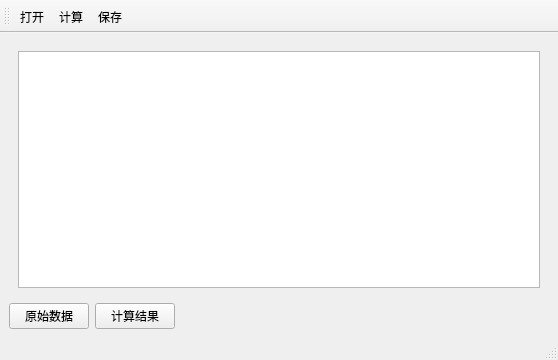
<?xml version="1.0" encoding="UTF-8"?>
<ui version="4.0">
 <class>MainWindow</class>
 <widget class="QMainWindow" name="MainWindow">
  <property name="geometry">
   <rect>
    <x>0</x>
    <y>0</y>
    <width>558</width>
    <height>360</height>
   </rect>
  </property>
  <property name="windowTitle">
   <string>MainWindow</string>
  </property>
  <widget class="QWidget" name="centralwidget">
   <layout class="QVBoxLayout" name="verticalLayout">
    <item>
     <widget class="QStackedWidget" name="stackedWidget">
      <property name="currentIndex">
       <number>1</number>
      </property>
      <widget class="QWidget" name="pagedata">
       <layout class="QHBoxLayout" name="horizontalLayout_2">
        <item>
         <widget class="QTableWidget" name="tableWidget">
          <attribute name="horizontalHeaderVisible">
           <bool>false</bool>
          </attribute>
          <attribute name="verticalHeaderVisible">
           <bool>false</bool>
          </attribute>
          <row>
           <property name="text">
            <string>新建行</string>
           </property>
          </row>
          <row>
           <property name="text">
            <string>新建行</string>
           </property>
          </row>
         </widget>
        </item>
       </layout>
      </widget>
      <widget class="QWidget" name="pagecount">
       <layout class="QHBoxLayout" name="horizontalLayout_3">
        <item>
         <widget class="QTextBrowser" name="textBrowser"/>
        </item>
       </layout>
      </widget>
     </widget>
    </item>
    <item>
     <layout class="QHBoxLayout" name="horizontalLayout" stretch="1,1,6">
      <item>
       <widget class="QPushButton" name="pushButton">
        <property name="text">
         <string>原始数据</string>
        </property>
       </widget>
      </item>
      <item>
       <widget class="QPushButton" name="pushButton_2">
        <property name="text">
         <string>计算结果</string>
        </property>
       </widget>
      </item>
      <item>
       <spacer name="horizontalSpacer">
        <property name="orientation">
         <enum>Qt::Horizontal</enum>
        </property>
        <property name="sizeHint" stdset="0">
         <size>
          <width>40</width>
          <height>20</height>
         </size>
        </property>
       </spacer>
      </item>
     </layout>
    </item>
   </layout>
  </widget>
  <widget class="QStatusBar" name="statusbar"/>
  <widget class="QToolBar" name="toolBar">
   <property name="windowTitle">
    <string>toolBar</string>
   </property>
   <attribute name="toolBarArea">
    <enum>TopToolBarArea</enum>
   </attribute>
   <attribute name="toolBarBreak">
    <bool>false</bool>
   </attribute>
   <addaction name="actionopen"/>
   <addaction name="actioncount"/>
   <addaction name="actionsave"/>
  </widget>
  <action name="actionopen">
   <property name="icon">
    <iconset>
     <normaloff>C:/Users/tys/Desktop/测绘程序设计校赛 C012/图标/11icon/imageres 004.png</normaloff>C:/Users/tys/Desktop/测绘程序设计校赛 C012/图标/11icon/imageres 004.png</iconset>
   </property>
   <property name="text">
    <string>打开</string>
   </property>
  </action>
  <action name="actioncount">
   <property name="icon">
    <iconset>
     <normaloff>C:/Users/tys/Desktop/测绘程序设计校赛 C012/图标/11icon/imageres 112.png</normaloff>C:/Users/tys/Desktop/测绘程序设计校赛 C012/图标/11icon/imageres 112.png</iconset>
   </property>
   <property name="text">
    <string>计算</string>
   </property>
  </action>
  <action name="actionsave">
   <property name="icon">
    <iconset>
     <normaloff>C:/Users/tys/Desktop/测绘程序设计校赛 C012/图标/11icon/shell32 259.png</normaloff>C:/Users/tys/Desktop/测绘程序设计校赛 C012/图标/11icon/shell32 259.png</iconset>
   </property>
   <property name="text">
    <string>保存</string>
   </property>
  </action>
 </widget>
 <resources/>
 <connections/>
</ui>
